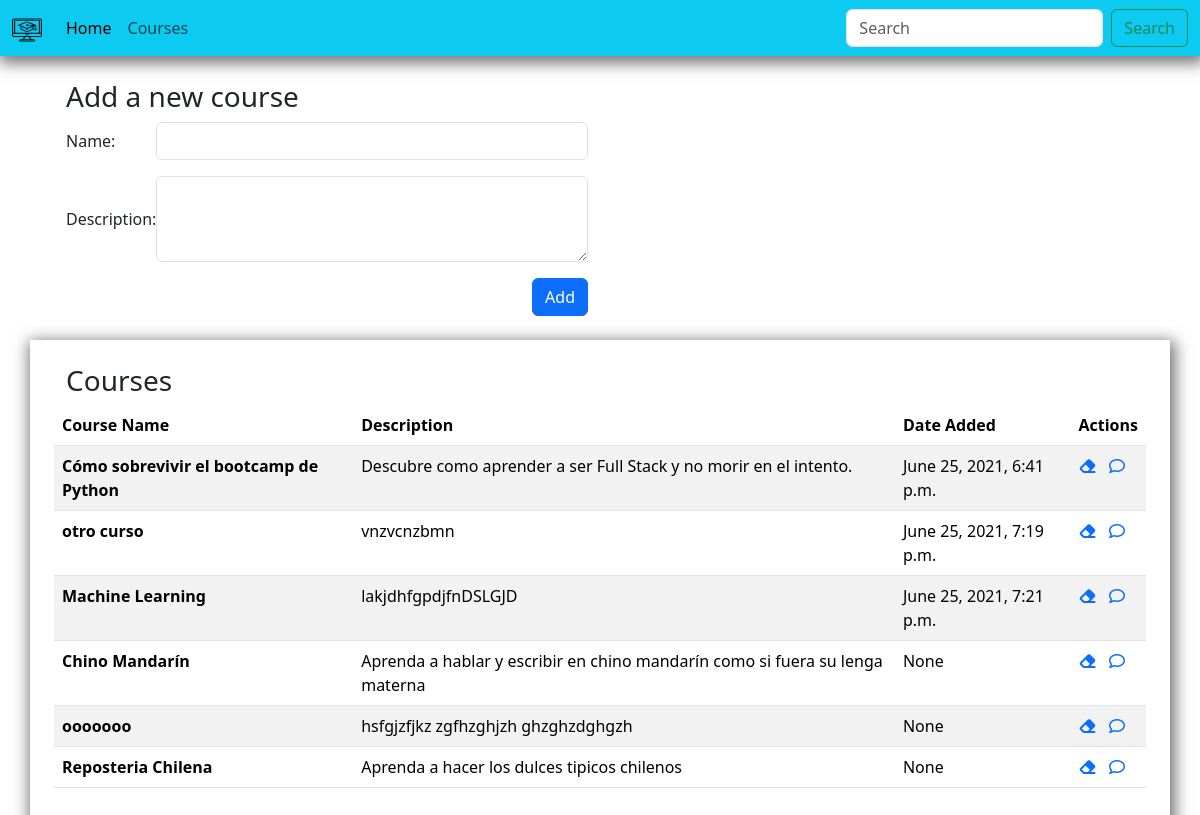
Before: / with the older database file.
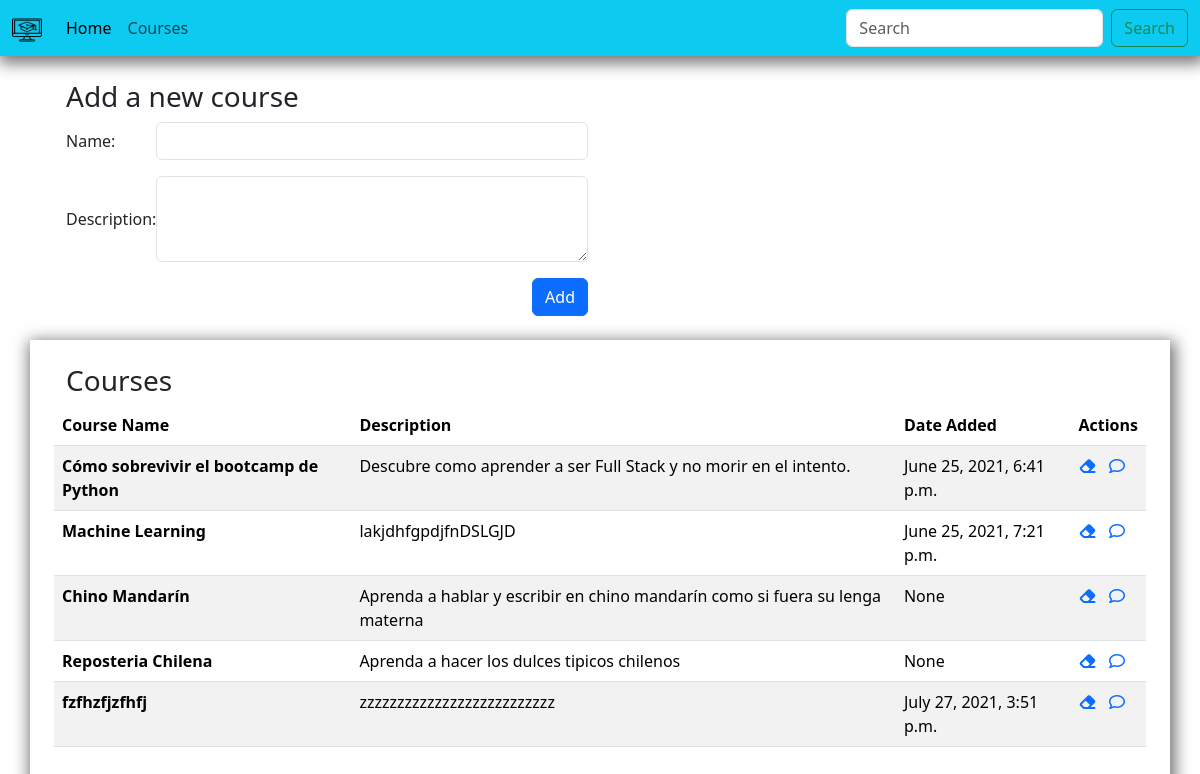
After: the same page with the newer database file.
### courses_app/models.py (models this page shows, shortened)
class Course(models.Model):
    course_name=models.CharField(max_length=255)
    description=models.ForeignKey(Description, related_name="course", on_delete=models.CASCADE)
    created_at=models.DateTimeField(auto_now_add=True)
    updated_at=models.DateTimeField(auto_now=True)
    objects=CourseManager() #vinculando el validador a la clase

class Description(models.Model):
    description=models.TextField()
    created_at=models.DateTimeField(auto_now_add=True)
    updated_at=models.DateTimeField(auto_now=True)

### courses_app/views.py (the view)
# urls.py: path("", views.index),
def index(request):
    context={
        "allcourses":Course.objects.all()
    }
    return render(request, 'index.html', context)

### courses_app/templates/index.html (shortened to what this page needs)
{% extends "base.html" %}
{% block content %}
<div class="container">
    <div class="row p-4 ">
        <form id="formAdd" action="/add" method="POST" class="col-6">
            <h3 class="mb-2">Add a new course</h3>
            <div class="mb-3 row g-3 align-items-center">
                <div class="col-2">
                    <label for="courseName" class="col-form-label">Name:</label>
                </div>
                <div class="col-10">
                    <input type="text" class="form-control" id="courseName" name="courseName" required>
                </div>
            </div>
            <div class="mb-3 row g-3 align-items-center">
                <div class="col-2">
                    <label for="description" class="col-form-label">Description:</label>
                </div>
                <div class="col-10">
                    <textarea  class="form-control" id="description" name="description" rows="3" required></textarea>
                </div>
            </div>
            <div class="d-grid gap-2 d-md-flex justify-content-md-end">
                <button id="btnAdd" type="submit" class="btn btn-primary">Add</button>
            </div>
        </form>
    </div>
    <div class="row p-4 shad mb-4">
        <h3 class="mb-2">Courses</h3>
        <table class="table table-striped">
            <thead>
              <tr>
                <th scope="col">Course Name</th>
                <th scope="col">Description</th>
                <th scope="col">Date Added</th>
                <th scope="col">Actions</th>
              </tr>
            </thead>
            <tbody>
                {% for course in allcourses %}
                    <tr id="{{course.id}}">
                        <th scope="row">{{course.course_name}}</th>
                        <td>{{course.description.description}}</td>
                        <td>{{course.created_at}}</td>
                        <td>
                            <a class="delete-button btn-outline-danger text-decoration-none" data-id="{{course.id}}" data-cName="{{course.course_name}}" data-bs-toggle="modal" data-bs-target="#modal"><i class="fas fa-eraser"></i>&nbsp;</a>
                            <a href="/courses/comment/{{course.id}}" class="btn-outline-primary text-decoration-none" type="button" role="button">&nbsp;<i class="far fa-comment"></i></a>
                        </td>
                    </tr>
                {% endfor %}
            </tbody>
        </table>
    </div>
</div>
{% endblock %}

Changed rows visible on the page:
removed Course: course_name "otro curso", description.description "vnzvcnzbmn", created_at "June 25, 2021, 7:19 p.m."
removed Course: course_name "ooooooo", description.description "hsfgjzfjkz zgfhzghjzh ghzghzdghgzh", created_at "None"
added Course: course_name "fzfhzfjzfhfj", description.description "zzzzzzzzzzzzzzzzzzzzzzzzzz", created_at "July 27, 2021, 3:51 p.m."
